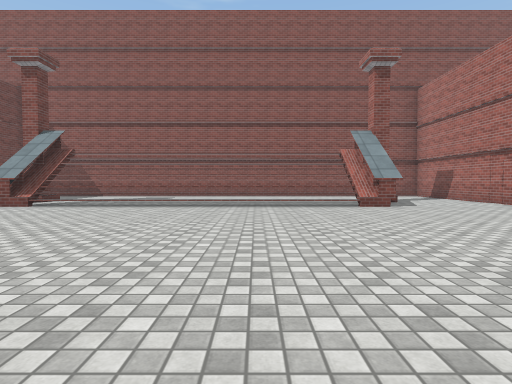
view 1 (above)

16 first-person views from a walk through a 3-D level made in the Unity game engine. The camera is 1.2 m above the floor, tilts 2° down and sees 80° across. The floor is counted in squares, 2 m on a side. Each view is taken from the middle of a square. On the plan, view 1 faces up. The plan holds only what a view shows up to about 9 squares ahead; the rest is blank. The place goes on beyond the plan. The player is left out. Surface patterns are stand-ins for the level's own textures.

view 2
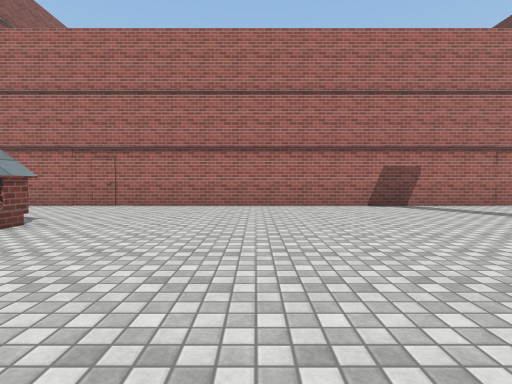

view 3
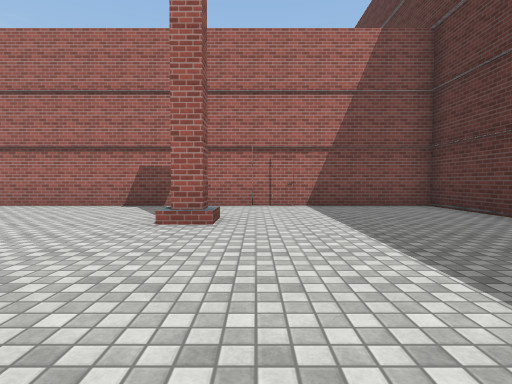

view 4
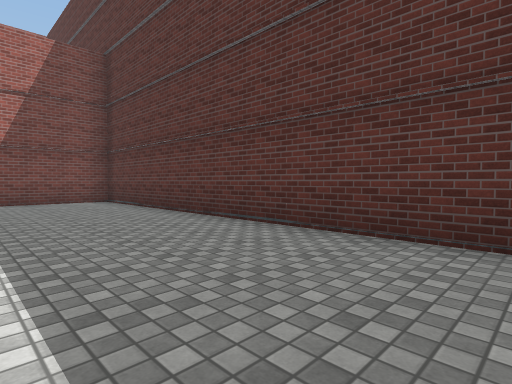

view 5
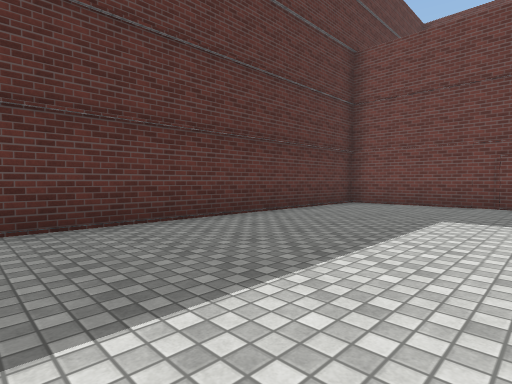

view 6
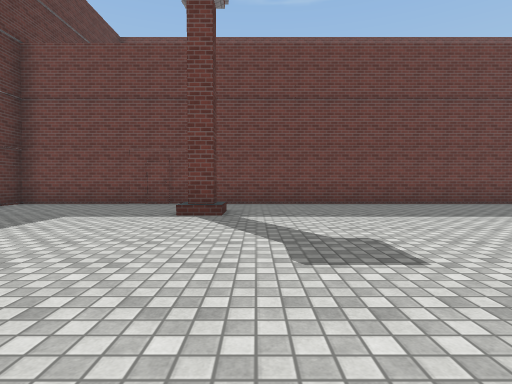

view 7
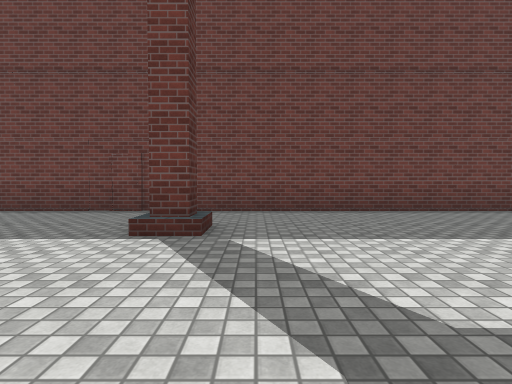

view 8
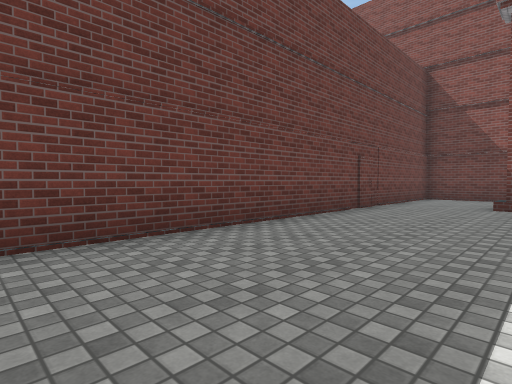

view 9
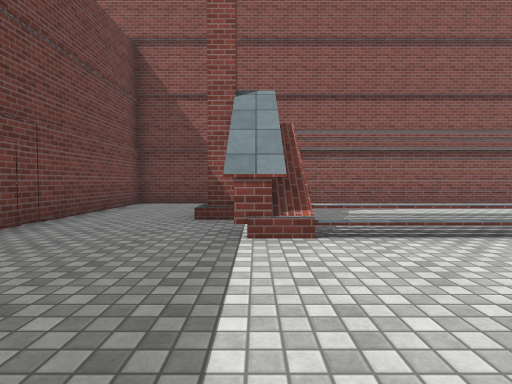

view 10
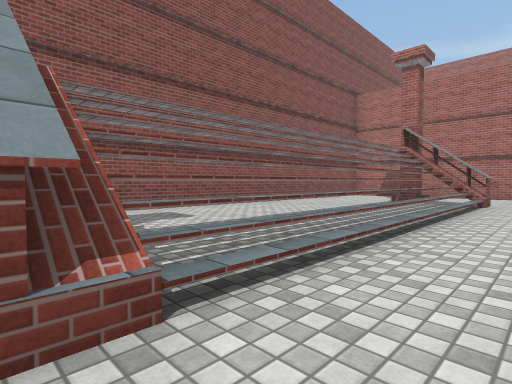

view 11
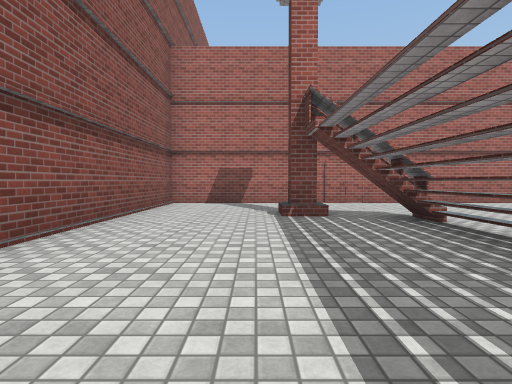

view 12
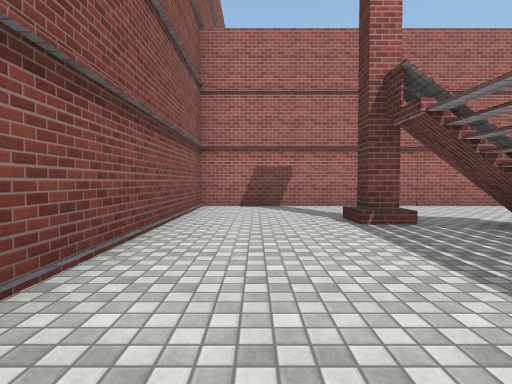

view 13
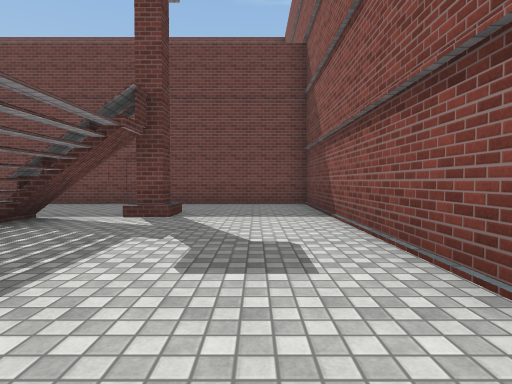

view 14
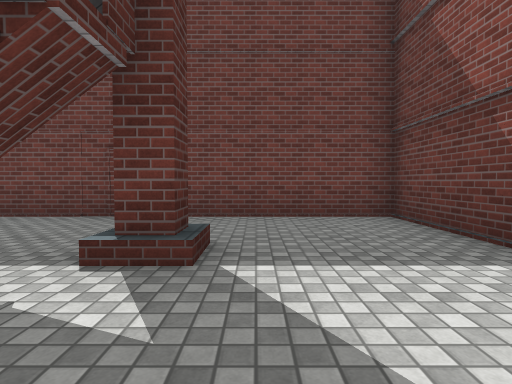

view 15
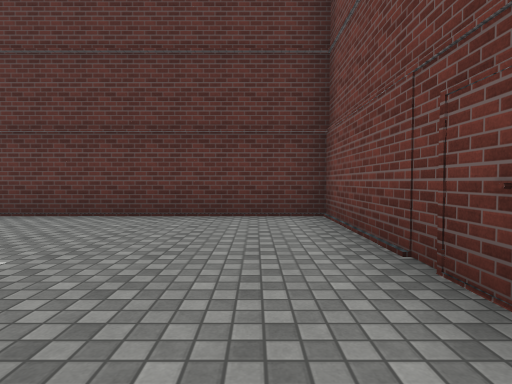

view 16
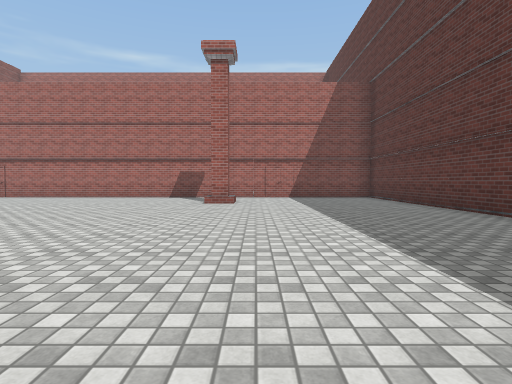

### Floor plan
Key: @ floor where view 1 was taken; # wall or solid block; . floor; / step, stairs or slope; ^ raised ledge.
Columns run from 10 left of view 1 to 7 right of it. Each row starts with its distance up from view 1.
 13 ##################
 12 #................#
 11 #................#
 10 #................#
  9 #...#.........#..#
  8 #...#////////^...#
  7 #..../////////...#
  6 #................#
  5 #................#
  4 #................#
  3 #................#
  2 #................#
  1 #................#
  0 #.........@......#
 -1 #..#..........#..#
 -2 #................#
 -3 #................#
 -4 #................#
 -5 #................#
 -6 #................#
 -7 ##################

Positions as (right, up) in squares from view 1, and headings:
1: (0, 0), facing up
2: (-1, 4), facing right
3: (-1, -2), facing right
4: (-3, -3), facing down-right
5: (-1, -2), facing down-left
6: (-1, 0), facing left
7: (-3, 0), facing left
8: (-6, 1), facing up-left
9: (-6, 4), facing up
10: (-6, 6), facing up-right
11: (-2, 10), facing right
12: (-1, 11), facing right
13: (-1, 11), facing left
14: (-4, 10), facing left
15: (-8, -1), facing down
16: (-5, -2), facing right
